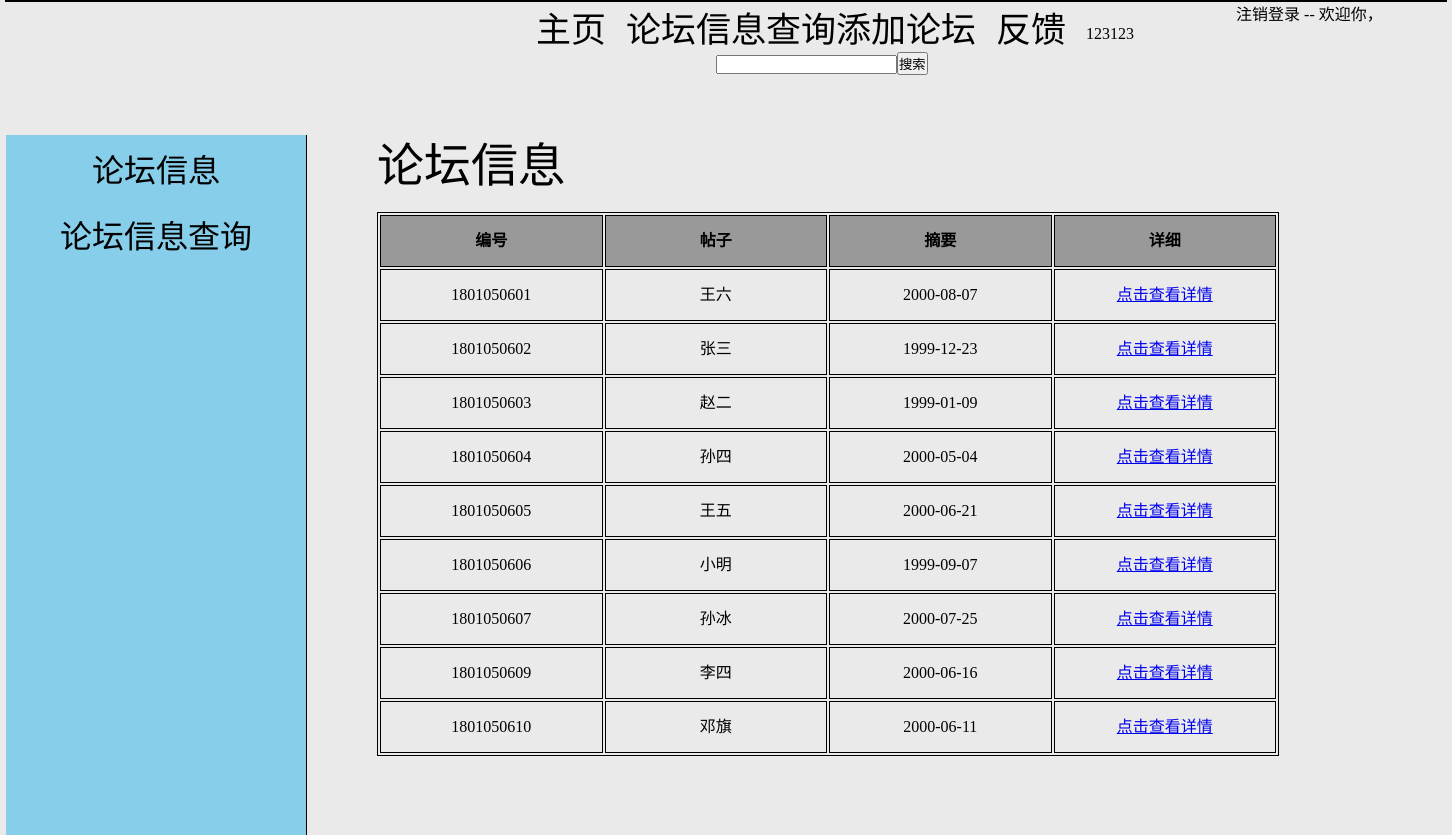
The app's page /index.php (signed in) with its own data.
### tables this page shows
CREATE TABLE `data` (
  `id` int(11) NOT NULL,
  `name` varchar(50) NOT NULL,
  `xuehao` varchar(50) NOT NULL,
  `riqi` date NOT NULL,
  `nianling` int(11) NOT NULL,
  `xueke` varchar(50) NOT NULL,
  `xingzuo` varchar(50) NOT NULL,
  `xingbie` varchar(50) NOT NULL
);

### index.php (the view, shortened to what this page needs)
<!DOCTYPE html>
<html>
	<head>
		<link rel="stylesheet" type="text/css" href="css/index.css">
	</head>
	<body>
		<div id="all">
			<div id="head">
				<div class="head-top">
					<ul>
						<li><a href="index.php" style="font-size: 35px; margin: 20px;">主页</a></li>
						<li><a href="ss.php" style="font-size: 35px;">论坛信息查询</a></li>
                        <li><a href="add.php" style="font-size: 35px;">添加论坛</a></li>
						<li><a href="lly.php" style="font-size: 35px;margin: 20px;">反馈</a></li>
					</ul>
					<?php if(isset($_SESSION['admin'])) {?>
                        <a style="margin-left: 150px; line-height: 1em;" href="./desc.php?name=admin&q=index&h=php">注销登录</a>  --
                        欢迎你，<?php echo $_SESSION['admin']?>
					<?php } else {?>
					    <a href="gldl.php" style="margin-left: 200px; line-height: 1em;">登录</a>/<a href="glyzc.php">注册</a>
					<?php }?>
                    <form action='ss.php'>
                    <input type="text" name = "search" style="margin-left: 200px;"><input type="submit" value="搜索" style="cursor: pointer;" />
                    </form>
                </div>
			</div>
			<div id="middle">
				<div class="middle-left">
					<ul>
						<li><span style="font-size: 32px;" onclick="xx()">论坛信息</span></li>
						<li><span style="font-size: 32px;" onclick="xc()">论坛信息查询</span></li>
					</ul>
				</div>
				<div class="middle-right">
					<div class="right-01">
						<p><span style="font-size: 47px;line-height: 63px;">论坛信息</span></p>
                        <div id="list">
                            <div class="Dark">
                                <table>
                                    <tr>
                                        <th>编号</th><th>帖子</th><th>摘要</th><th>详细</th>
                                    </tr>
                                    <?php
                                    require "conn.php";
                                    $sql = "SELECT * FROM data";
                                    $result = mysqli_query($conn, $sql);
                                    while($row = mysqli_fetch_array($result)){
                                        echo "<tr>
                                          <td>".$row['xuehao']."</td>
                                          <td>".$row['name']."</td>
                                          <td>".$row['riqi']."</td>
                                          <td><a href='./user.php?id=".$row["id"]."'>点击查看详情</a></td>
                                        </tr>";
                                    }
                                    ?>
                                </table>
                            </div>
                        </div>
					</div>
				</div>
			</div>
		</div>
	</body>
</html>

### css/index.css (style rules this page uses)
* { margin: 0; padding: 0; }
html, body { background: #EAEAEA; }
#all { width: 1440px; margin: 0 auto; border: 1px solid black; }
#head { width: 1440px; float: left; }
.head-top { width: 900px; float: left; margin-left: 510px; }
.head-top ul li { list-style-type: none; float: left; }
.head-top a { text-decoration: none; color: black; }
#middle { float: left; width: 1440px; margin-top: 60px; }
.middle-left { width: 300PX; float: left; height: 700px; background-color: skyblue; border-right: 1px solid black; }
.middle-left ul li { list-style-type: none; text-align: center; padding: 10px 0; cursor: pointer; }
.middle-right { width: 900px; float: left; height: auto; margin-left: 70px; }
.right-01 { position: absolute; display: block; }
#list .Dark { width: 100%; height: 95%; margin-top: 1.5%; border: 1px solid; box-sizing: border-box; background: #EAEAEA; position: relative; }
.Dark table { width: 900px; }
.Dark table th, .Dark table td { width: 150px; height: 50px; text-align: center; line-height: 50px; border: 1px solid; }
.Dark table th { background: #999999; }

### records on screen
data: xuehao "1801050601", name "王六", riqi "2000-08-07"
data: xuehao "1801050602", name "张三", riqi "1999-12-23"
data: xuehao "1801050603", name "赵二", riqi "1999-01-09"
data: xuehao "1801050604", name "孙四", riqi "2000-05-04"
data: xuehao "1801050605", name "王五", riqi "2000-06-21"
data: xuehao "1801050606", name "小明", riqi "1999-09-07"
data: xuehao "1801050607", name "孙冰", riqi "2000-07-25"
data: xuehao "1801050609", name "李四", riqi "2000-06-16"
data: xuehao "1801050610", name "邓旗", riqi "2000-06-11"

### other values on screen
$_SESSION['admin'] "123123"
